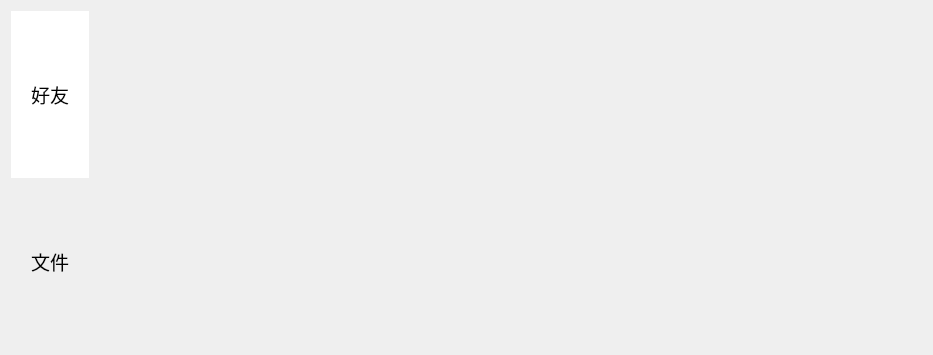
<?xml version="1.0" encoding="UTF-8"?>
<ui version="4.0">
 <class>Index</class>
 <widget class="QWidget" name="Index">
  <property name="geometry">
   <rect>
    <x>0</x>
    <y>0</y>
    <width>933</width>
    <height>355</height>
   </rect>
  </property>
  <property name="windowTitle">
   <string>Form</string>
  </property>
  <layout class="QHBoxLayout" name="horizontalLayout">
   <property name="spacing">
    <number>0</number>
   </property>
   <item>
    <layout class="QVBoxLayout" name="verticalLayout">
     <property name="spacing">
      <number>0</number>
     </property>
     <item>
      <widget class="QPushButton" name="friend_PB">
       <property name="sizePolicy">
        <sizepolicy hsizetype="Preferred" vsizetype="Expanding">
         <horstretch>0</horstretch>
         <verstretch>0</verstretch>
        </sizepolicy>
       </property>
       <property name="font">
        <font>
         <family>Agency FB</family>
         <pointsize>14</pointsize>
        </font>
       </property>
       <property name="styleSheet">
        <string notr="true">border:none;
padding:20px;
background-color: rgb(255, 255, 255);</string>
       </property>
       <property name="text">
        <string>好友</string>
       </property>
      </widget>
     </item>
     <item>
      <widget class="QPushButton" name="file_PB">
       <property name="sizePolicy">
        <sizepolicy hsizetype="Maximum" vsizetype="Expanding">
         <horstretch>0</horstretch>
         <verstretch>0</verstretch>
        </sizepolicy>
       </property>
       <property name="font">
        <font>
         <family>Agency FB</family>
         <pointsize>14</pointsize>
        </font>
       </property>
       <property name="styleSheet">
        <string notr="true">background-color: rgba(255, 255, 255,0);
border:none;
padding:20px;</string>
       </property>
       <property name="text">
        <string>文件</string>
       </property>
      </widget>
     </item>
    </layout>
   </item>
   <item>
    <widget class="QStackedWidget" name="stackedWidget">
     <property name="currentIndex">
      <number>1</number>
     </property>
     <widget class="File" name="filePage"/>
     <widget class="Friend" name="friendPage"/>
    </widget>
   </item>
  </layout>
 </widget>
 <customwidgets>
  <customwidget>
   <class>File</class>
   <extends>QWidget</extends>
   <header>file.h</header>
   <container>1</container>
  </customwidget>
  <customwidget>
   <class>Friend</class>
   <extends>QWidget</extends>
   <header>friend.h</header>
   <container>1</container>
  </customwidget>
 </customwidgets>
 <resources/>
 <connections/>
</ui>
